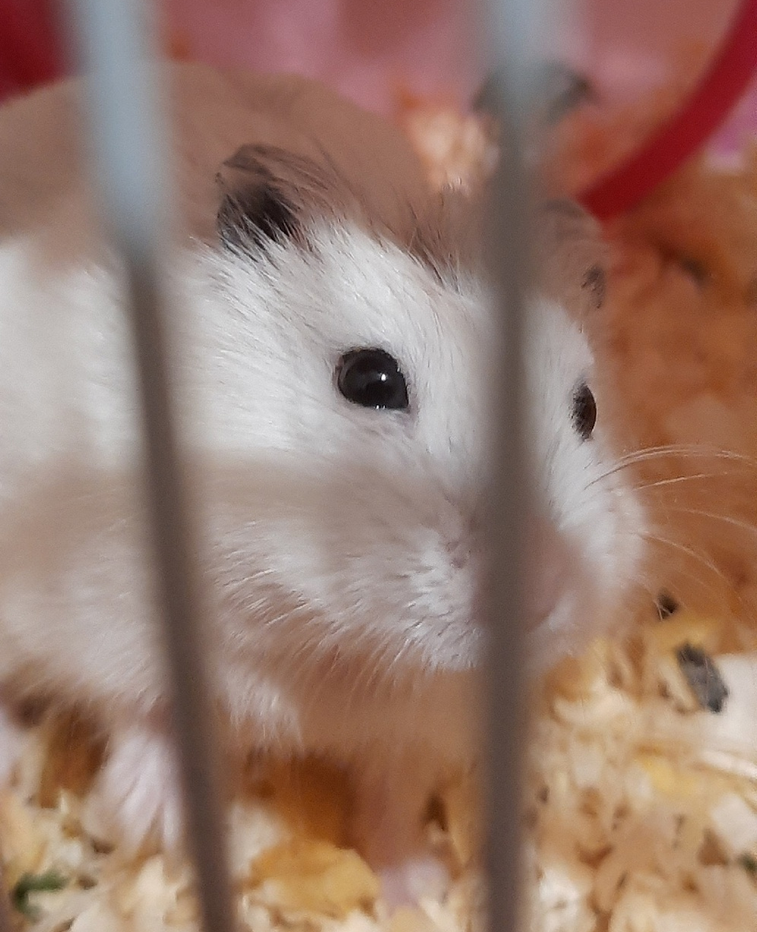
#> input picture lab1/images/img1.bmp, 757 x 932 px, shrunk from 996 x 1227 before the run, given in place of the camera
$ python t5_black_rectangle.py
#> lines starting #> are read from the running program, lines starting #| are printed output that depends on the picture; after the words box and inside, x2 and y2 are one past the last pixel; in counts of white or black regions, pixels touching at a corner belong together
import cv2
import numpy as np

COLOR_RED = 0
COLOR_GREEN = 1
COLOR_BLUE = 2

red_bounds = (np.array([162, 52, 46]), np.array([179, 255, 255]))
green_bounds = (np.array([39, 20, 38]), np.array([88, 255, 255]))
blue_bounds = (np.array([102, 68, 89]), np.array([120, 255, 255]))


# Функция для получения маски в зависимости от выбранного цвета
def get_color_mask(frame, color):
    if color == COLOR_RED:
        return cv2.inRange(frame, *red_bounds)
    elif color == COLOR_BLUE:
        return cv2.inRange(frame, *blue_bounds)
    elif color == COLOR_GREEN:
        return cv2.inRange(frame, *green_bounds)
    else:
        return np.zeros_like(frame[:, :, 0])


# Открытие камеры
cap = cv2.VideoCapture(0)

if not cap.isOpened():
    print("Не удалось открыть камеру")
    exit()

selected_color = COLOR_RED

# Структурный элемент для морфологических операций
kernel = np.ones((5, 5), np.uint8)

while True:
    ret, frame = cap.read()
#> frame is the input picture: shape (932, 757, 3); mean B, G, R 109.6, 122.6, 152.9

    if not ret:
        print("Ошибка при получении кадра")
        break

    # Преобразование изображения в цветовое пространство HSV
    hsv_frame = cv2.cvtColor(frame, cv2.COLOR_BGR2HSV)
#> hsv_frame: shape (932, 757, 3); mean H, S, V 31.5, 78.4, 153.3

    # Получаем маску для выбранного цвета
    color_mask = get_color_mask(hsv_frame, selected_color)
#> in get_color_mask, `return cv2.inRange(frame, *red_bounds)`:
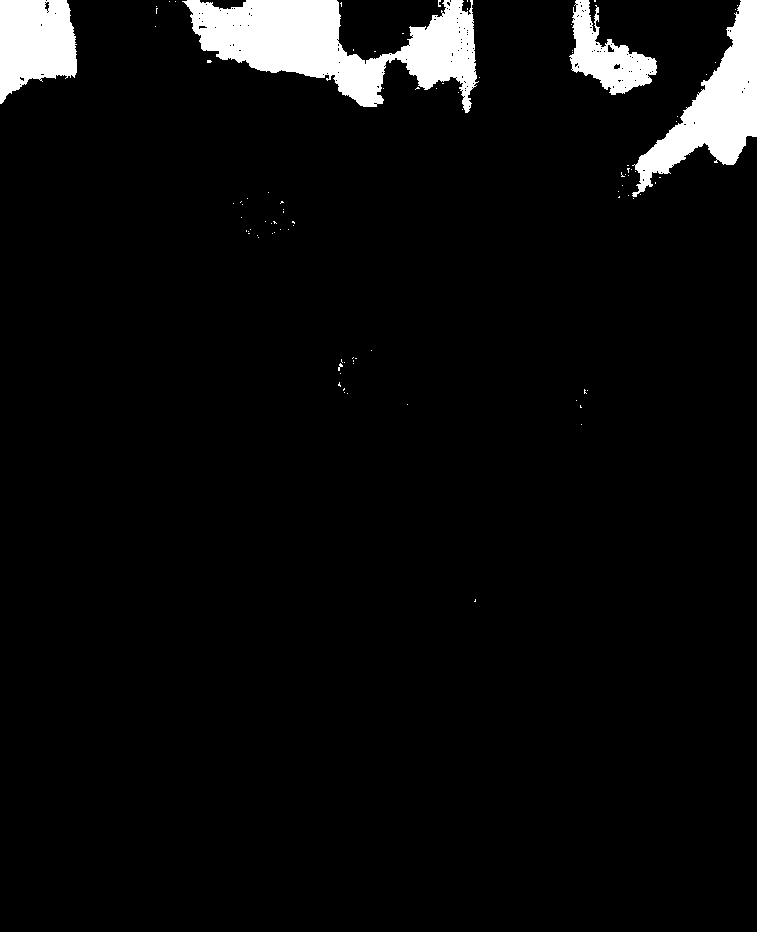
#> returned value: shape (932, 757); 5% white; 93 white regions (89 under 20 px), largest, box (x1, y1, x2, y2) and area: (182, 0, 479, 113) 16428, (632, 0, 757, 197) 8890, (0, 0, 77, 104) 6086, (569, 0, 657, 95) 3761

    # Применение морфологических операций для удаления шумов
    color_mask = cv2.morphologyEx(color_mask, cv2.MORPH_OPEN, kernel)
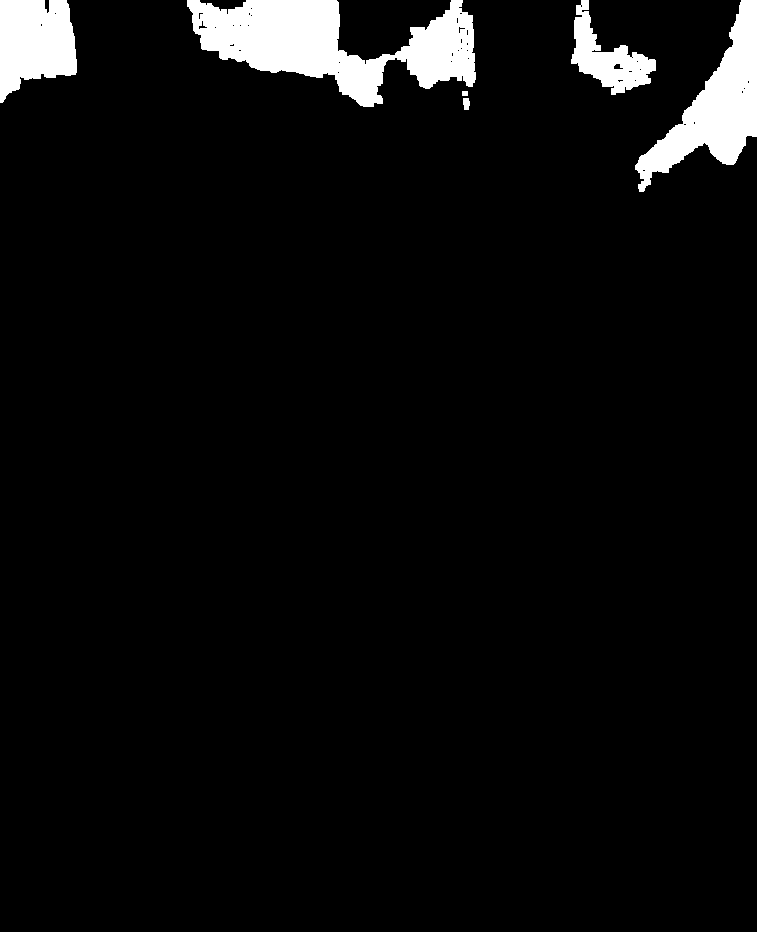
#> color_mask: shape (932, 757); 4.8% white; 6 white regions

    # Находим моменты изображения
    moments = cv2.moments(color_mask)
#> moments = moments, m00 8640165, centre m10/m00, m01/m00 = (405.4, 61.1)

    # Площадь объекта (момент m00)
    area = moments['m00']
#> area = 8640165

    # Если площадь объекта больше порогового значения (для исключения шумов)
    if area > 1000:
        # Вычисляем координаты центра масс объекта
        cx = int(moments['m10'] / moments['m00'])
#> cx = 405
        cy = int(moments['m01'] / moments['m00'])
#> cy = 61

        # Находим контуры объекта для построения ограничивающего прямоугольника
        contours, _ = cv2.findContours(color_mask, cv2.RETR_EXTERNAL, cv2.CHAIN_APPROX_SIMPLE)
#> contours = 6 contours; box (x1, y1, x2, y2) and area: (187, 0, 476, 107) 15376, (635, 0, 757, 192) 8450, (0, 0, 77, 103) 5806, (571, 0, 656, 95) 3148, (463, 98, 470, 110) 56, (462, 91, 468, 96) 20

        if contours:
            # Находим самый большой контур (считаем, что это объект)
            largest_contour = max(contours, key=cv2.contourArea)
#> largest_contour = contour of 352 points, box (x1, y1, x2, y2) (187, 0, 476, 107), area 15376

            # Вычисляем ограничивающий прямоугольник
            x, y, w, h = cv2.boundingRect(largest_contour)
#> x = 187; y = 0; w = 289; h = 107

            # Рисуем черный прямоугольник вокруг объекта
            cv2.rectangle(frame, (x, y), (x + w, y + h), (0, 0, 0), 2)
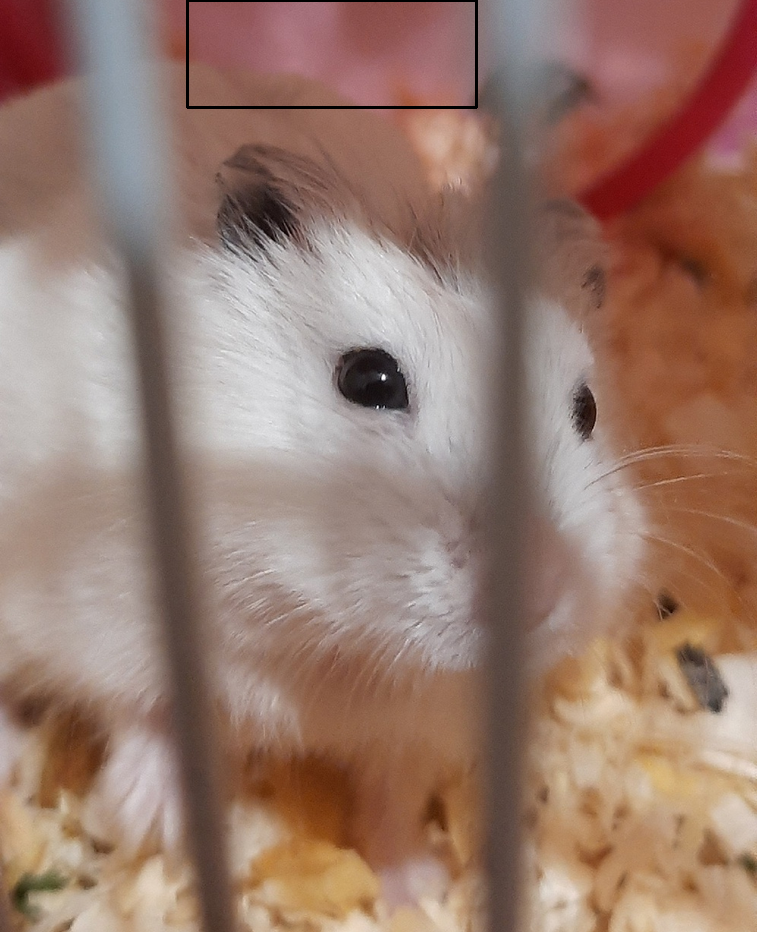
#> frame: shape (932, 757, 3); 0.3% of pixels changed, all inside (x1, y1, x2, y2) = (186, 0, 478, 109)

            # Отображаем центр объекта
            cv2.circle(frame, (cx, cy), 5, (0, 0, 0), -1)  # Рисуем центр массы
#> frame: shape (932, 757, 3); 0.01% of pixels changed, all inside (x1, y1, x2, y2) = (400, 56, 411, 67)

    # Отображаем маску для проверки
    cv2.imshow('Color Mask', color_mask)

    # Отображение исходного изображения с прямоугольником и центром объекта
    cv2.imshow('Original Image with Bounding Box', frame)

    # Обработка нажатий клавиш
    key = cv2.waitKey(1) & 0xFF
#> (key q is pressed here)
    if key == ord('q'):
        break
    elif key == ord('r'):
        selected_color = COLOR_RED # Выбор красного цвета
    elif key == ord('g'):
        selected_color = COLOR_GREEN # Выбор зеленого цвета
    elif key == ord('b'):
        selected_color = COLOR_BLUE # Выбор синего цвета

# Освобождение ресурсов
cap.release()
cv2.destroyAllWindows()
